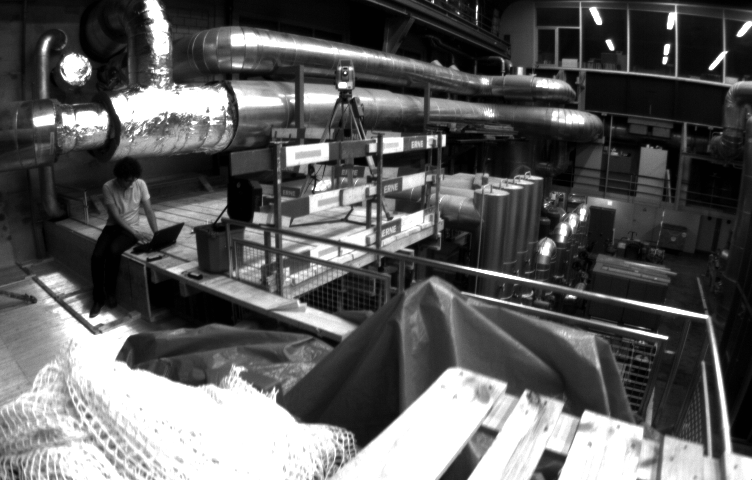
#> input picture img/testImg.png, 752 x 480 px, found by its file name
$ python adaptive_orb_threshold.py
#> lines starting #> are read from the running program, lines starting #| are printed output that depends on the picture
#> further down, img is the input picture: shape (480, 752); min 1, max 255, mean 93.4
import cv2
import numpy as np

def best_orb_threshold(img, m):

    # 計算子區塊的大小
#> called with m = 5
    height, width = img.shape[:2]
#> height = 480; width = 752
    block_size = int(min(height, width) / m)
#> block_size = 96

    # 初始化結果列表
    results = []

    # 遍歷所有子區塊
    for i in range(m):
        for j in range(m):
            # 計算子區塊的左上角座標和右下角座標
            x1, y1 = j * block_size, i * block_size
            x2, y2 = x1 + block_size, y1 + block_size

            # 提取子區塊
            block = img[y1:y2, x1:x2]

            # 計算子區塊的灰度平均值、中心像素的灰度值、灰度值變異數
            mean = round(np.mean(block))
            center_pixel = block[block_size // 2, block_size // 2]

            best_t, thresh = cv2.threshold(block, 0, 255, cv2.THRESH_BINARY+cv2.THRESH_OTSU)


            # 將結果存入列表
            results.append((mean, int(center_pixel), int(best_t)))
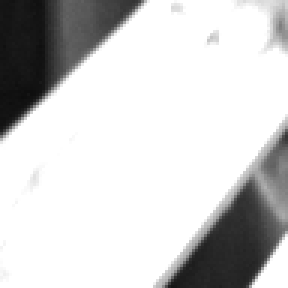
#> block: shape (96, 96) (shown 3 times larger); min 13, max 255, mean 206.8
#> after the loop, results = 25 items, first 6: (49, 71, 122), (73, 20, 131), (80, 106, 119), (64, 255, 104), (41, 2, 79), (67, 88, 134)
    # print(results)

    alpha = 0.3
    adaptive_orb_threshold = []
    for result in results:
        # 子區塊ORB閾值 = alpha * | 子區塊中心灰度值 - 子區塊灰度值變異數 |
        threshold = round(alpha*abs(result[1]-result[2]))
        if threshold < 7 : threshold = 7
        adaptive_orb_threshold.append(threshold)
#> this loop made 25 passes
#> result on passes 1 to 12: (49, 71, 122), (73, 20, 131), (80, 106, 119), (64, 255, 104), (41, 2, 79), (67, 88, 134), (111, 185, 124), (91, 37, 134), (105, 70, 140), (84, 86, 100), (45, 13, 100), (66, 76, 78)
#> after the loop, adaptive_orb_threshold = 25 values, max 45 at index 3, min 7 at index 2, mean 20.32
    # print(adaptive_orb_threshold)

    return adaptive_orb_threshold

if __name__ == '__main__':
    img = cv2.imread('testImg.png', 0)
    m=5
    adaptive_orb_threshold = best_orb_threshold(img, m)
    print(adaptive_orb_threshold)
#| [15, 33, 7, 45, 23, 14, 18, 29, 21, 7, 26, 7, 15, 8, 28, 7, 31, 19, 16, 29, 26, 12, 25, 17, 30]
